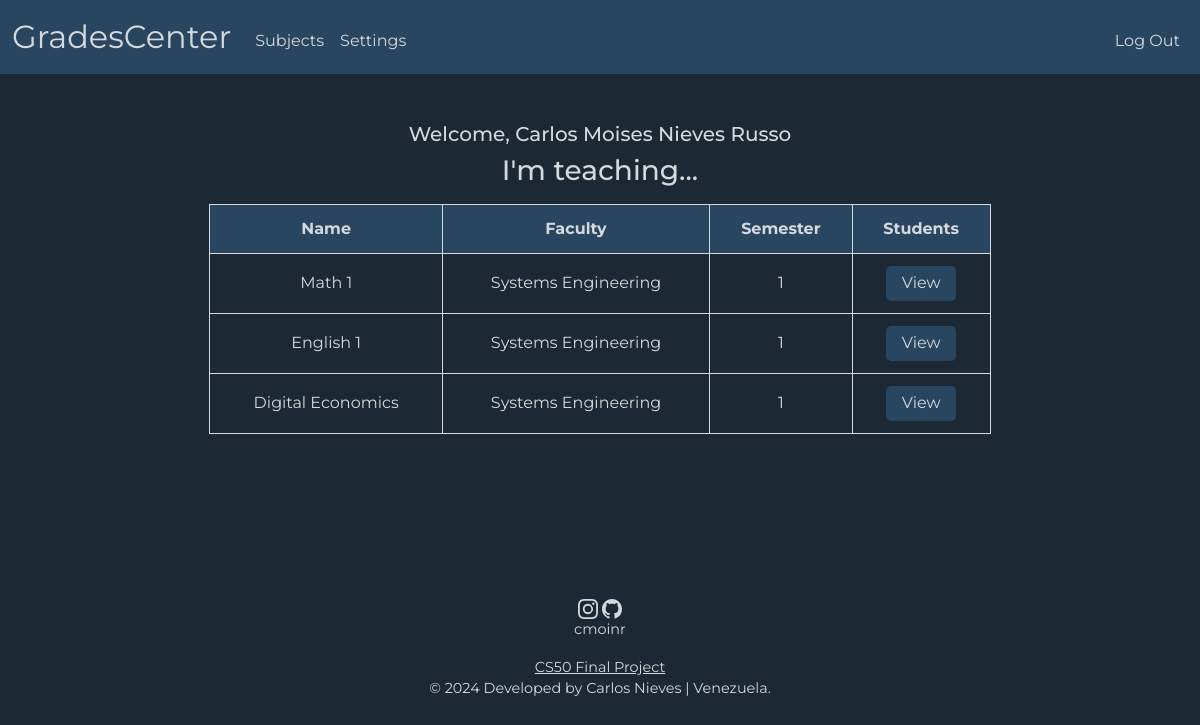
The app's page / (signed in), older data.
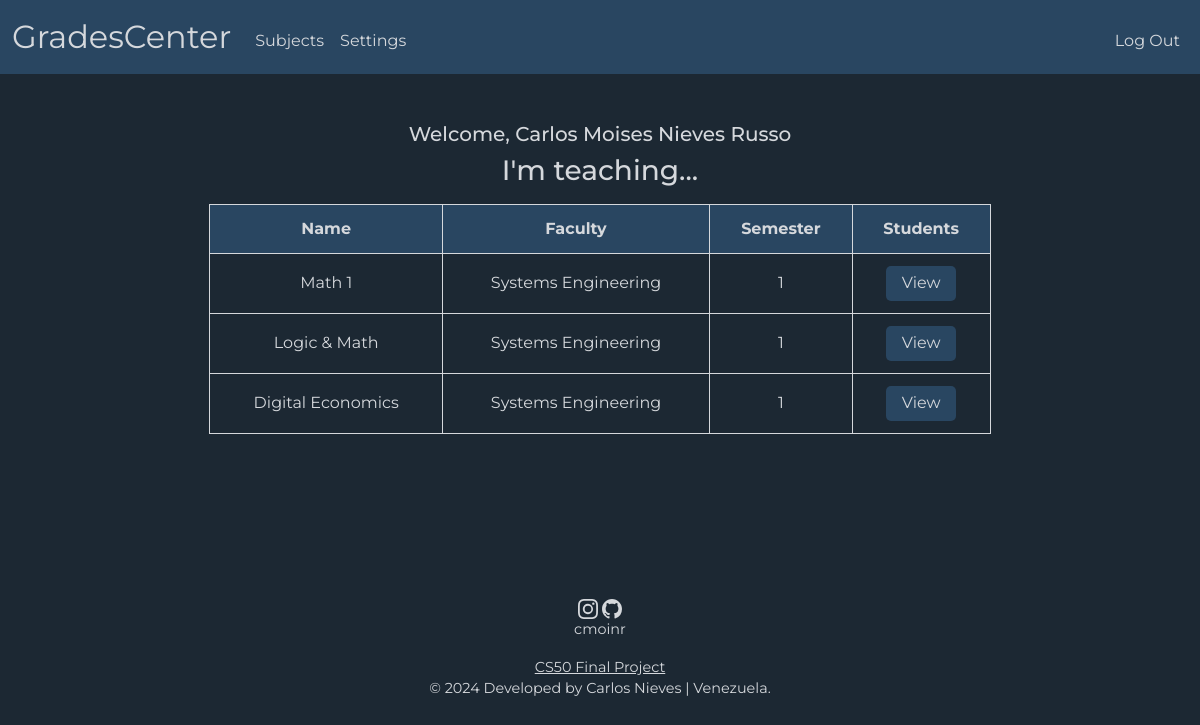
The same page, newer data.
### tables this page shows
CREATE TABLE subjects (
    id TEXT NOT NULL,
    name TEXT NOT NULL,
    id_faculty TEXT NOT NULL,
    semester INTEGER NOT NULL,
    credits INTEGER NOT NULL,
    PRIMARY KEY(id)
    FOREIGN KEY(id_faculty) REFERENCES faculty(id)
);

CREATE TABLE faculty (
    id TEXT NOT NULL,
    field TEXT NOT NULL,
    PRIMARY KEY(id)
);

### app.py (the view)
@app.route("/", methods=["GET", "POST"])
@login_required
def index():
    if request.method == "POST":
        selected_subject = request.form.get("check")
        session["selected_subject"] = selected_subject
        return redirect("/grades")
    else:
        subjects = db.execute("""
            SELECT subjects.id, subjects.name, faculty.field, subjects.semester
            FROM subjects
            JOIN faculty ON subjects.id_faculty = faculty.id
            JOIN teaching ON subjects.id = teaching.id_subject
            JOIN teachers ON teaching.id_teacher = teachers.id
            WHERE teaching.id_teacher = ?
        """, session["user_id"])
        instructor = db.execute("SELECT names, surnames FROM teachers WHERE id = ?", session["user_id"])
        return render_template("index.html", subjects=subjects, instructor=instructor)

### app.py (called while the page is built)
@app.after_request
def after_request(response):
    response.headers["Cache-Control"] = "no-cache, no-store, must-revalidate"
    response.headers["Expires"] = 0
    response.headers["Pragma"] = "no-cache"
    return response

### helpers.py (called while the page is built)
def login_required(f):
    @wraps(f)
    def decorated_function(*args, **kwargs):
        if session.get("user_id") is None:
            return redirect("/login")
        return f(*args, **kwargs)
    return decorated_function

### templates/index.html (shortened to what this page needs)
{% extends "layout.html" %}
{% block main %}
    <div class="mb-3">
        <h5>Welcome, {{ instructor[0]['names'] }} {{ instructor[0]['surnames'] }}</h5>
        <h3>I'm teaching...</h3>
    </div>
    <div class="mb-3">
        <table>
            <thead>
                <tr class="high">
                    <th>Name</th>
                    <th>Faculty</th>
                    <th>Semester</th>
                    <th>Students</th>
                </tr>
            </thead>
            <tbody>
                {% for subject in subjects %}
                    <tr>
                        <td>{{ subject['name'] }}</td>
                        <td>{{ subject['field'] }}</td>
                        <td>{{ subject['semester'] }}</td>
                        <td>
                            <form action="/" method="post">
                                <input class="enroll" type="submit" value="View">
                            </form>
                        </td>
                    </tr>
                {% endfor %}
            </tbody>
        </table>
    </div>
{% endblock %}

Row changes from the older to the newer data that the page shows:
removed subjects: name "English 1", field "Systems Engineering", semester "1"
now on this page (row unchanged): subjects: name "Logic & Math", field "Systems Engineering", semester "1"
